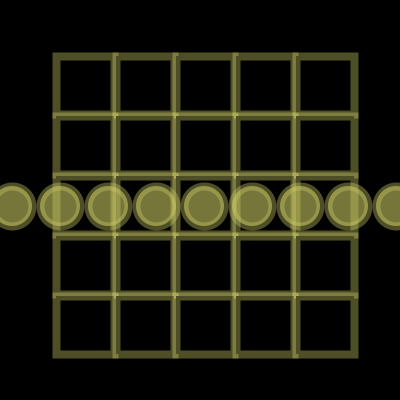
Frame 1 (no input)
Frame 60 (the mouse pressed at the canvas centre just before this capture): identical to frame 1, image omitted
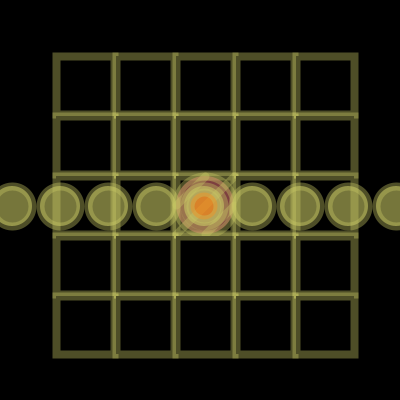
Frame 120 (the mouse held since frame 60 and released just before this capture)

The Processing sketch that drew these frames (run headless with seeded random() and noise(); from frame 60 on, the mouse is pressed at the canvas centre):

// Processing sketch: processing_171582
// ── processing_171582.pde

int numChecks = 25;
Check[] checks = new Check[numChecks];
int numButtons = 9;
Radio[] buttons = new Radio[numButtons];

void setup() {
  size(400, 400);
  int x = 56;
  int y = 56;
  for (int i = 0; i < numChecks; i++) {
    checks[i] = new Check(x, y, 58, color(0));
    x += 60;
    if (x > 300) {
      x = 56;
      y += 60;
    }
  }

  for (int i = 0; i < buttons.length; i++) {
    int w = i*48 + 12;
    buttons[i] = new Radio(w, 206, 40, color(255), color(0),
                          i, buttons);
  }
}

void draw() {
  background(0);

  strokeWeight(8);
  for (int i=0; i<numChecks; i++) {
    checks[i].display();
  }
  for (int i = 0; i < buttons.length; i++) {
    buttons[i].display();
  }
}

void mousePressed() {
  for (int i = 0; i < numChecks; i++) {
    checks[i].press(mouseX, mouseY);
  }
  for (int i = 0; i < buttons.length; i++) {
    buttons[i].press(mouseX, mouseY);
  }
}
class Check {
  int x, y; // The x- and y-coordinates
  int size; // Dimension (width and height)
  color baseGray; // Default gray value
  boolean checked = false; // True when the check box is selected

  Check(int xp, int yp, int s, color b) {
    x = xp;
    y = yp;
    size = s;
    baseGray = b;
  }

  // Updates the boolean variable checked
  void press(float mx, float my) {
    if ((mx >= x) && (mx <= x+size) && (my >= y) && (my <= y+size)) {
      checked = !checked; // Toggle the check box on and off
    }
  }

  // Draws the box and an X inside if the checked variable is true
  void display() {
    stroke(200,200,100,100);
    fill(baseGray);
    rect(x, y, size, size);
    if (checked == true) {
      fill(200,100,100,160);
      ellipse(x+size/2, y+size/2, size, size);
      line(x+size/2, y, x, y+size/2);
      line(x+size, y, x, y+size);
      line(x+size, y+size/2, x+size/2, y+size);
    }
  }
}
class Radio {
  int x, y; // The x- and y-coordinates of the rect
  int size, dotSize; // Dimension of circle, inner circle
  color baseGray, dotGray; // Circle gray value, inner gray value
  boolean checked = false; // True when the button is selected
  int me; // ID number for this Radio object
  Radio[] others; // Array of all other Radio objects
  
  Radio(int xp, int yp, int s, color b, color d, int m, Radio[] o) {
    x = xp;
    y = yp;
    size = s;
    dotSize = size - size/3;;
    baseGray = b;
    dotGray = d;
    others = o;
    me = m;
  }

  // Updates the boolean value press, returns true or false
  boolean press(float mx, float my) {
    if (dist(x, y, mx, my) < size/2) {
      checked = true;
      for (int i = 0; i < others.length; i++) {
        if (i != me) {
          others[i].checked = false;
        }
      }
        return true;
    } else {
        return false;
    }
  }

  // Draws the element to the display window
  void display() {
//    noStroke();
    fill(200,200,100,150);
    ellipse(x, y, size, size);
    if (checked == true) {
      fill(250,120,10,150);
      ellipse(x, y, dotSize, dotSize);
    }
  }
}
